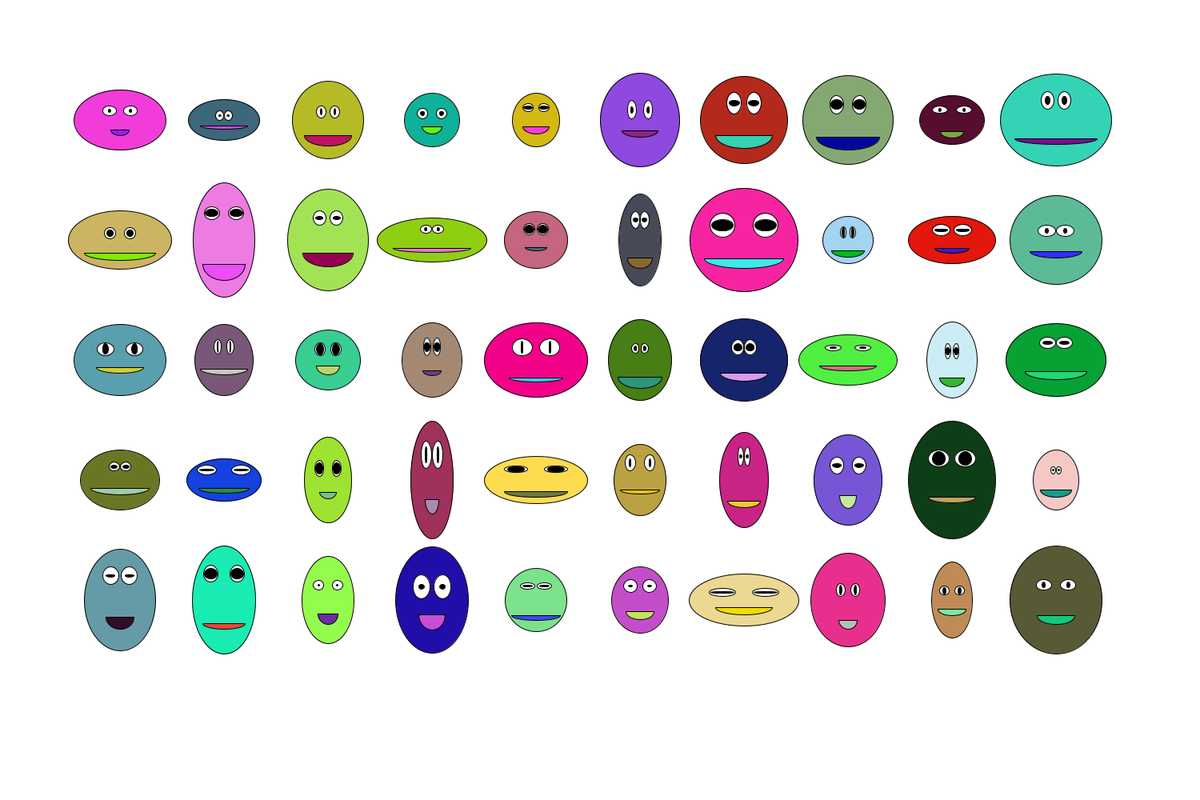
Frame 1 (no input)
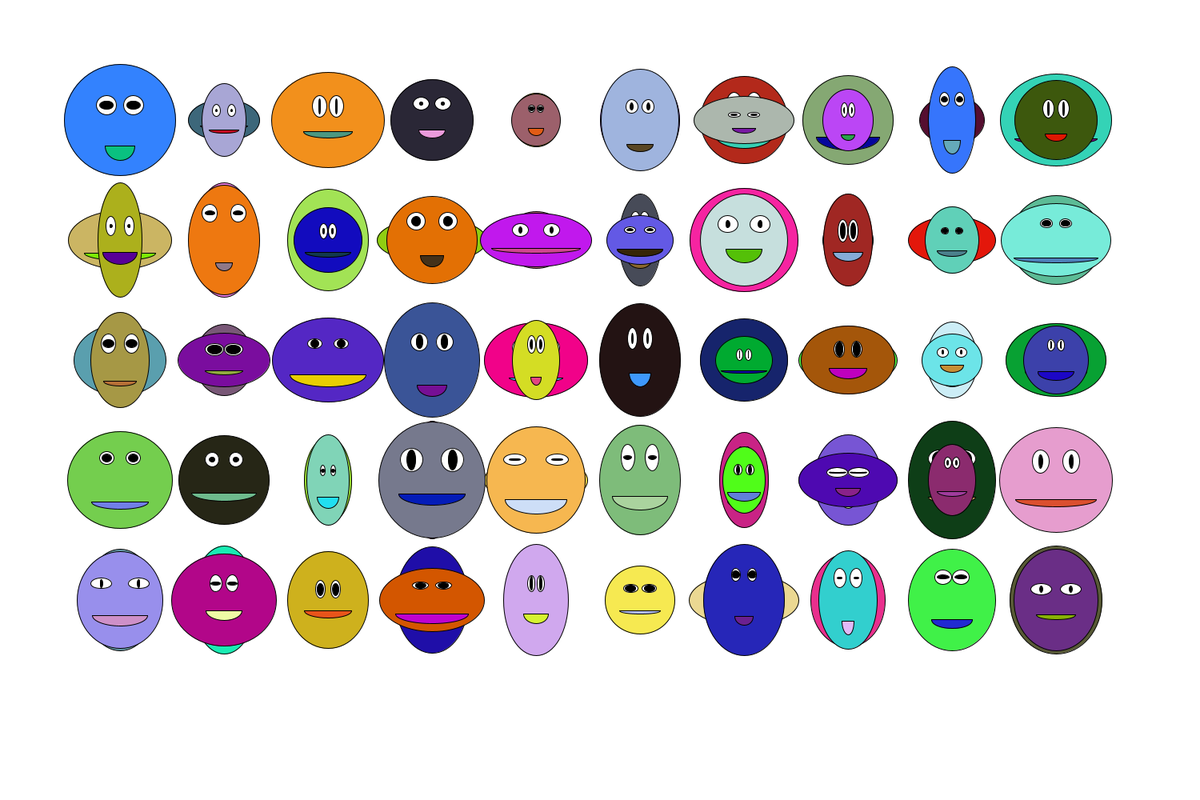
Frame 2 (the mouse pressed at the canvas centre, redrawn once)

The Processing sketch that drew these frames (run headless with seeded random() and noise(); the mouse was pressed at the canvas centre and the sketch redrawn once):

// Processing sketch: repeat_random_face3
// ── repeat_random_face3.pde
/**
 * Functions. 
 * 
In this version I have started to make an Emoji can you carry it on?

 */

void setup() {
  size(1500, 1000);
  background(255);
  noLoop();
}

void draw() {
  
  
  translate(150,150);
  
  
  
  
  
    for (int i = 0; i < 10; i = i+1) {
        drawEmoji(50); 
        translate(130,0);
  }
  
  translate(-1300,150);
  
      for (int i = 0; i < 10; i = i+1) {
        drawEmoji(50); 
        translate(130,0);
  }
  
  
    translate(-1300,150);
  
      for (int i = 0; i < 10; i = i+1) {
        drawEmoji(50); 
        translate(130,0);
  }

  
 translate(-1300,150);
  
      for (int i = 0; i < 10; i = i+1) {
        drawEmoji(50); 
        translate(130,0);
  }

 translate(-1300,150);
  
      for (int i = 0; i < 10; i = i+1) {
        drawEmoji(50); 
        translate(130,0);
  }

  


}







void drawEmoji(int size) {

float faceX = 0;
float faceY= 0;
float faceWidth = random(size, size*3);
float faceHeight = random(size, size*3);

fill(random(255), random(255), random(255));
ellipse(faceX, faceY, faceWidth, faceHeight);

float eyeWidth = random(faceWidth*.1, faceWidth*.25);
float eyeHeight = random(faceHeight*.1, faceHeight*.25);

float spaceBetweenEyes = random(eyeWidth, eyeWidth*2);
float leftEyeX = faceX - spaceBetweenEyes/2;
float rightEyeX = faceX + spaceBetweenEyes/2;
float eyeY = faceY - random(faceHeight*.1, faceHeight*.25);

fill(255);

ellipse(leftEyeX, eyeY, eyeWidth, eyeHeight);
ellipse(rightEyeX, eyeY, eyeWidth, eyeHeight);

float pupilWidth = random(eyeWidth*.1, eyeWidth*.9);
float pupilHeight = random(eyeHeight*.1, eyeHeight*.9);

fill(0);

ellipse(leftEyeX, eyeY, pupilWidth, pupilHeight);
ellipse(rightEyeX, eyeY, pupilWidth, pupilHeight);

float mouthWidth = random(faceWidth*.2, faceWidth*.8);
float mouthHeight = random(faceHeight*.1, faceHeight*.3);
float mouthY = faceY + random(faceHeight*.1, faceHeight*.25);

fill(random(255), random(255), random(255));

arc(faceX, mouthY, mouthWidth, mouthHeight, 0, 3.14);
line(faceX - mouthWidth/2, mouthY, faceX + mouthWidth/2, mouthY);
  
}
